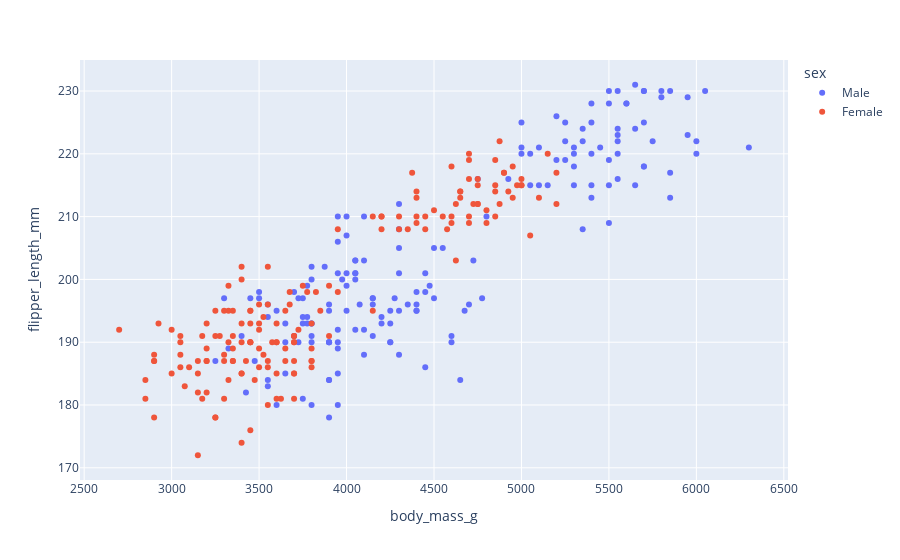

Notebook source saved alongside this figure:
### Code cell
# import plotly.graph_objects as go
fig = px.scatter(dataset, x='body_mass_g', y='flipper_length_mm', color='sex')
fig.show()

### Figure 1 — Plotly figure (JSON) as saved in the notebook; plotly's stock layout.template omitted (floating-point values rounded to 4 significant figures; data arrays with more than 128 entries replaced by an {"elided": "..."} marker saying what was removed)
{"data": [{"hovertemplate": "sex=Male<br>body_mass_g=%{x}<br>flipper_length_mm=%{y}<extra></extra>", "legendgroup": "Male", "marker": {"color": "#636efa", "symbol": "circle"}, "mode": "markers", "name": "Male", "orientation": "v", "showlegend": true, "type": "scatter", "x": {"elided": "168 int values"}, "xaxis": "x", "y": {"elided": "168 int values"}, "yaxis": "y"}, {"hovertemplate": "sex=Female<br>body_mass_g=%{x}<br>flipper_length_mm=%{y}<extra></extra>", "legendgroup": "Female", "marker": {"color": "#EF553B", "symbol": "circle"}, "mode": "markers", "name": "Female", "orientation": "v", "showlegend": true, "type": "scatter", "x": {"elided": "165 int values"}, "xaxis": "x", "y": {"elided": "165 int values"}, "yaxis": "y"}], "layout": {"legend": {"title": {"text": "sex"}, "tracegroupgap": 0}, "margin": {"t": 60}, "xaxis": {"anchor": "y", "domain": [0, 1], "title": {"text": "body_mass_g"}}, "yaxis": {"anchor": "x", "domain": [0, 1], "title": {"text": "flipper_length_mm"}}}}
